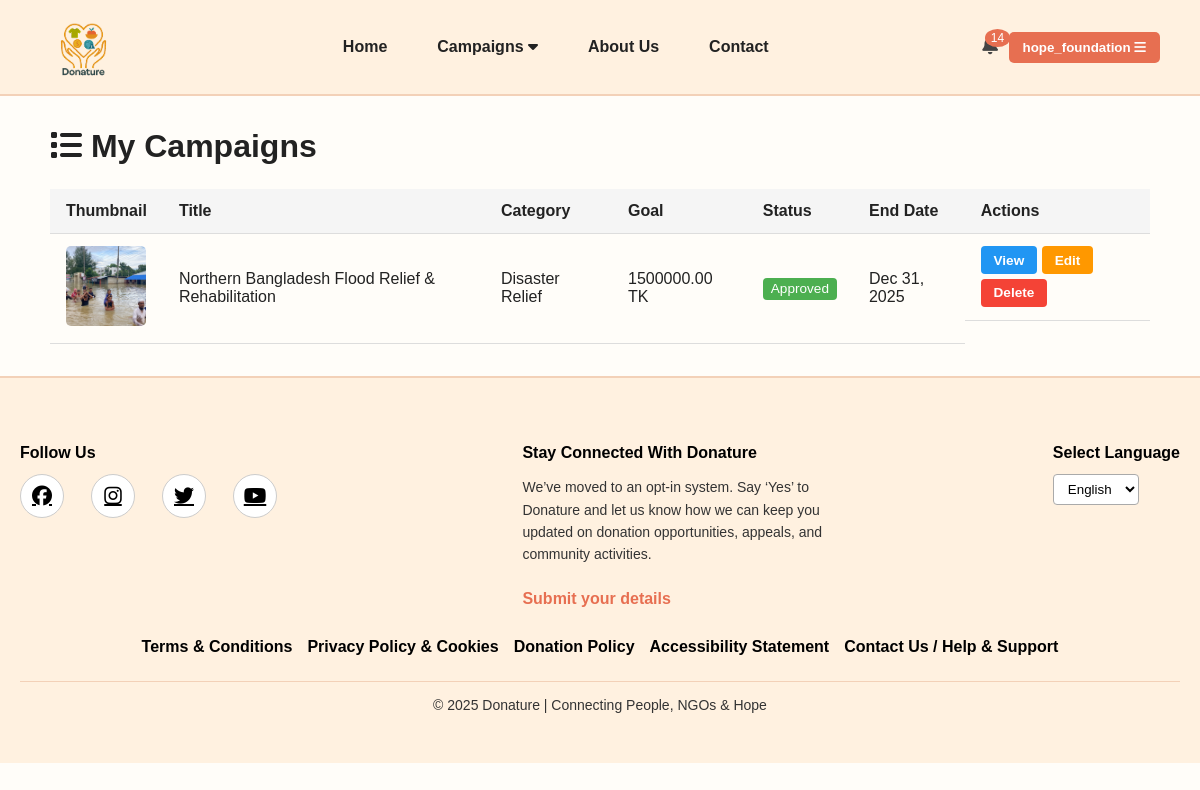
The app's page /ngos/my-campaigns/ (signed in) with its own data.
### donations/models.py (models this page shows, shortened)
class User(AbstractUser):
    USER_TYPE_CHOICES = (
        ('donor/recipient', 'Donor/Recipient'),
        ('ngo', 'NGO'),
        ('admin', 'Admin'),
    )
    user_type = models.CharField(max_length=20, choices=USER_TYPE_CHOICES, blank=True, null=True)
    is_approved = models.BooleanField(default=False)  # For NGO approval
    profile_picture = models.ImageField(upload_to='profile_pics/', blank=True, null=True) # Profile picture field

### ngos/models.py (models this page shows, shortened)
class Campaign(models.Model):
    STATUS_CHOICES = (
        ('pending', 'Pending Approval'),
        ('approved', 'Approved'),
        ('rejected', 'Rejected'),
    )
    ngo = models.ForeignKey(
        User,
        on_delete=models.CASCADE,
        limit_choices_to={'user_type': 'ngo', 'is_approved': True},
        related_name="campaigns"
    )
    title = models.CharField(max_length=200)
    description = models.TextField()
    image = models.ImageField(upload_to="campaigns/", blank=True, null=True)
    goal_amount = models.DecimalField(max_digits=12, decimal_places=2, blank=True, null=True)
    collected_amount = models.DecimalField(max_digits=12, decimal_places=2, default=0)
    start_date = models.DateField(auto_now_add=True)
    end_date = models.DateField(blank=True, null=True)
    category = models.ForeignKey(
        'CampaignCategory',
        on_delete=models.SET_NULL,
        blank=True,
        null=True,
        related_name='campaigns'
    )
    is_active = models.BooleanField(default=True)
    status = models.CharField(max_length=20, choices=STATUS_CHOICES, default='pending')
    created_at = models.DateTimeField(auto_now_add=True)
    approved_at = models.DateTimeField(blank=True, null=True)

class CampaignCategory(models.Model):
    name = models.CharField(max_length=100)
    description = models.TextField(blank=True)
    icon = models.CharField(max_length=50, blank=True)
    class Meta:
        verbose_name_plural = "Campaign Categories"

### ngos/views.py (the view)
# urls.py: path("my-campaigns/", views.my_campaigns, name="my_campaigns"),
@login_required
def my_campaigns(request):
    if request.user.user_type != 'ngo':
        messages.error(request, "Only NGOs can view their campaigns.")
        return redirect('home')
    campaigns = Campaign.objects.filter(ngo=request.user)
    return render(request, "ngos/my_campaigns.html", {"campaigns": campaigns})

### custom_admin/views.py (called while the page is built)
def admin_context(request):
    if request.user.is_authenticated and request.user.user_type == 'admin':
        return {
            'pending_ngos_count': User.objects.filter(user_type='ngo', is_approved=False).count(),
            'pending_campaigns_count': Campaign.objects.filter(status='pending').count(),
            'pending_requests_count': RequestItem.objects.filter(status='pending').count(),
        }
    return {}

### donations/context_processors.py (called while the page is built)
def notifications_context(request):
    if request.user.is_authenticated:
        notifications = Notification.objects.filter(user=request.user).order_by('-created_at')[:5]
        unread_count = Notification.objects.filter(user=request.user, is_read=False).count()
    else:
        notifications = []
        unread_count = 0
    return {
        'notifications': notifications,
        'notifications_unread_count': unread_count
    }

### ngos/templates/ngos/my_campaigns.html (shortened to what this page needs)
{% extends "donations/base.html" %}
{% load static %}
{% block content %}
<link rel="stylesheet" href="{% static 'ngos/css/my_campaigns.css' %}">
<div class="campaigns-container">
    <h1><i class="fas fa-list"></i> My Campaigns</h1>
    {% if campaigns %}
        <table class="campaigns-table">
            <thead>
                <tr>
                    <th>Thumbnail</th>
                    <th>Title</th>
                    <th>Category</th>
                    <th>Goal</th>
                    <th>Status</th>
                    <th>End Date</th>
                    <th>Actions</th>
                </tr>
            </thead>
            <tbody>
                {% for c in campaigns %}
                <tr>
                    <td>
                        {% if c.image %}
                            <img src="{{ c.image.url }}" alt="{{ c.title }}">
                        {% else %}
                            <img src="{% static 'images/default-campaign.jpg' %}" alt="No Image">
                        {% endif %}
                    </td>
                    <td>{{ c.title }}</td>
                    <td>
                        {% if c.category %}
                            {{ c.category.name }}
                        {% else %}
                            -
                        {% endif %}
                    </td>
                    <td>{{ c.goal_amount|default:"0" }} TK</td>
                    <td>
                        <span class="status {{ c.status }}">
                            {{ c.get_status_display }}
                        </span>
                    </td>
                    <td>{{ c.end_date|date:"M d, Y" }}</td>
                    <td class="actions">
                        <a href="{% url 'campaign_detail' c.id %}" class="btn-view">View</a>
                        <a href="{% url 'edit_campaign' c.id %}" class="btn-edit">Edit</a>
                        <form method="POST" action="{% url 'delete_campaign' c.id %}" style="display:inline;">
                            <button type="submit" class="btn-delete" onclick="return confirm('Are you sure you want to delete this campaign?');">Delete</button>
                        </form>
                    </td>
                </tr>
                {% endfor %}
            </tbody>
        </table>
    {% else %}
        <p class="no-campaigns">No campaigns created yet.</p>
    {% endif %}
</div>
{% endblock %}

### donations/templates/donations/base.html (shortened to what this page needs)
{% load static %}
<!DOCTYPE html>
<html lang="en">
<head>
  <link rel="stylesheet" href="{% static 'donations/css/base.css' %}">
  <link rel="stylesheet" href="https://cdnjs.cloudflare.com/ajax/libs/font-awesome/6.5.0/css/all.min.css">
</head>
<body>
<nav class="navbar">
  <div class="navbar-container">
    <div class="logo-area">
      <img src="{% static 'donations/images/logo.png' %}" alt="Logo" class="logo">
    </div>
    <ul class="nav-links">
      <li><a href="{% url 'home' %}">Home</a></li>
      {% if request.user.is_authenticated %}
        {% if request.user.user_type == 'donor/recipient' %}
          <li class="dropdown">
            <a href="#">Donate <i class="fa fa-caret-down"></i></a>
            <ul class="dropdown-content">
              <li><a href="{% url 'donate_item' %}">Donate Item</a></li>
              <li><a href="{% url 'request_item' %}">Request Item</a></li>
              <li><a href="{% url 'donate_to_requests' %}">Donate to Requests</a></li>
            </ul>
          </li>
          <li><a href="{% url 'explore_donations' %}">Explore Donations</a></li>
          <li><a href="{% url 'explore_campaigns' %}">Explore Campaigns</a></li>
        {% elif request.user.user_type == 'ngo' %}
          <li class="dropdown">
            <a href="#">Campaigns <i class="fa fa-caret-down"></i></a>
          </li>
        {% endif %}
      {% endif %}
      <li><a href="{% url 'about' %}">About Us</a></li>
      <li><a href="{% url 'contact' %}">Contact</a></li>
    </ul>
    <div class="auth-btn">
      {% if request.user.is_authenticated %}
<div class="notification-dropdown">
  <button class="notification-btn">
    {% if notifications_unread_count > 0 %}
      <span class="badge">{{ notifications_unread_count }}</span>
    {% endif %}
  </button>
</div>
        <div class="dropdown">
          <button class="dropdown-btn">
            {{ request.user.username }}
            <i class="fa fa-bars"></i>
          </button>
        </div>
      {% else %}
        <a href="#" onclick="openModal('loginModal')" class="login-btn">Log In / Sign Up</a>
      {% endif %}
    </div>
  </div>
</nav>
<main>
  {% block content %}{% endblock %}
</main>
<footer class="footer">
  <div class="footer-container">
    <div class="footer-section">
      <p class="footer-title">Follow Us</p>
      <div class="social-icons">
        <a href="#"><i class="fab fa-facebook"></i></a>
        <a href="#"><i class="fab fa-instagram"></i></a>
        <a href="#"><i class="fab fa-twitter"></i></a>
        <a href="#"><i class="fab fa-youtube"></i></a>
      </div>
    </div>
    <div class="footer-section">
      <p class="footer-title">Stay Connected With Donature</p>
      <p class="footer-text">
        We’ve moved to an opt-in system. Say ‘Yes’ to Donature and let us know how we can keep you
        updated on donation opportunities, appeals, and community activities.
      </p>
      <a href="#" class="footer-link">Submit your details</a>
    </div>
    <div class="footer-section">
      <p class="footer-title">Select Language</p>
      <select class="language-select">
        <option>English</option>
      </select>
    </div>
  </div>
  <div class="footer-links">
    <a href="#">Terms & Conditions</a>
    <a href="#">Privacy Policy & Cookies</a>
    <a href="#">Donation Policy</a>
    <a href="#">Accessibility Statement</a>
    <a href="#">Contact Us / Help & Support</a>
  </div>
  <div class="footer-bottom">
    © 2025 Donature | Connecting People, NGOs & Hope
  </div>
</footer>
</body>
</html>

### donations/static/donations/css/base.css (style rules this page uses)
body { margin: 0; font-family: Arial, sans-serif; background-color: #fffdf9; color: #222; overflow-x: hidden; }
.navbar { background-color: #fff1e0; padding: 12px 40px; border-bottom: 2px solid #f3d1b8; }
.navbar-container { display: flex; justify-content: space-between; align-items: center; }
.logo-area { display: flex; align-items: center; }
.logo { height: 70px; margin-right: 8px; }
.nav-links { list-style: none; display: flex; gap: 30px; margin: 0; padding: 0; }
.nav-links a { text-decoration: none; font-weight: bold; color: #222; padding: 6px 10px; border-radius: 5px; transition: all 0.3s ease; }
.navbar .dropdown { position: relative; display: inline-block; }
.navbar .dropdown a { cursor: pointer; }
.notification-dropdown { position: relative; display: inline-block; }
.notification-btn { background: none; border: none; cursor: pointer; font-size: 18px; position: relative; color: #444; }
.notification-btn .badge { position: absolute; top: -6px; right: -6px; background: #e76f51; color: white; font-size: 12px; border-radius: 50%; padding: 2px 6px; }
.auth-btn .dropdown { position: relative; display: inline-block; }
.dropdown-btn { background-color: #e76f51; color: white; border: none; border-radius: 5px; padding: 8px 14px; font-weight: bold; cursor: pointer; transition: background 0.3s ease; }
.footer { background-color: #fff1e0; padding: 50px 20px; border-top: 2px solid #f3d1b8; font-family: Arial, sans-serif; color: #333; }
.footer-container { display: flex; justify-content: space-between; flex-wrap: wrap; gap: 40px; max-width: 1200px; margin: 0 auto 30px auto; }
.footer-title { font-weight: bold; font-size: 16px; margin-bottom: 12px; color: #000; }
.footer-text { font-size: 14px; line-height: 1.6; color: #333; max-width: 300px; }
.footer-link { color: #e76f51; font-weight: bold; text-decoration: none; display: inline-block; margin-top: 10px; }
.social-icons a { font-size: 20px; margin-right: 15px; color: #000; transition: color 0.3s; }
.language-select { padding: 6px 10px; border: 1px solid #aaa; border-radius: 4px; background: #fff; cursor: pointer; }
.footer-links { display: flex; flex-wrap: wrap; justify-content: center; gap: 15px; margin-bottom: 25px; }
.footer-links a { color: #000; text-decoration: none; font-weight: bold; transition: color 0.3s; }
.footer-bottom { font-size: 14px; color: #333; text-align: center; border-top: 1px solid #f3d1b8; padding-top: 15px; }
.social-icons { display: flex; justify-content: center; gap: 12px; margin-top: 10px; }
.social-icons a { display: inline-flex; align-items: center; justify-content: center; width: 42px; height: 42px; border: 1px solid #ccc; border-radius: 50%; background: #fff; transition: 0.3s; }

### ngos/static/ngos/css/my_campaigns.css (style rules this page uses)
.campaigns-container { max-width: 1100px; margin: 2rem auto; padding: 0 1rem; font-family: 'Arial', sans-serif; }
h1 { margin-bottom: 1.5rem; font-size: 2rem; }
.campaigns-table { width: 100%; border-collapse: collapse; }
.campaigns-table th, .campaigns-table td { padding: 0.8rem 1rem; text-align: left; border-bottom: 1px solid #ddd; vertical-align: middle; }
.campaigns-table th { background-color: #f5f5f5; font-weight: bold; }
.campaigns-table td img { width: 80px; height: 80px; object-fit: cover; border-radius: 5px; }
.status { padding: 0.2rem 0.5rem; border-radius: 4px; color: #fff; font-size: 0.85rem; text-transform: capitalize; }
.status.approved { background-color: #4caf50; }
.actions { display: flex; flex-wrap: wrap; gap: 0.3rem; }
.actions a, .actions button { text-decoration: none; padding: 0.4rem 0.8rem; border-radius: 4px; font-size: 0.85rem; font-weight: bold; transition: 0.2s; border: none; cursor: pointer; }
.btn-view { background-color: #2196f3; color: #fff; }
.btn-edit { background-color: #ff9800; color: #fff; }
.btn-delete { background-color: #f44336; color: #fff; }

### records on screen
User: user.username "hope_foundation"
Campaign: image (picture), title "Northern Bangladesh Flood Relief & Rehabilitation", category.name "Disaster Relief", goal_amount "1500000.00", status "Approved", end_date "Dec 31, 2025"

### other values on screen
{{ notifications_unread_count }} "14"
